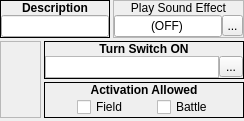
       <widget class="QWidget" name="wSwitch">
        <layout class="QVBoxLayout" name="verticalLayout_5">
         <property name="spacing">
          <number>3</number>
         </property>
         <property name="margin">
          <number>0</number>
         </property>
         <item>
          <layout class="QHBoxLayout" name="horizontalLayout_8">
           <property name="spacing">
            <number>3</number>
           </property>
           <item>
            <widget class="QFrame" name="frame_82">
             <property name="sizePolicy">
              <sizepolicy hsizetype="Preferred" vsizetype="Fixed">
               <horstretch>0</horstretch>
               <verstretch>0</verstretch>
              </sizepolicy>
             </property>
             <property name="focusPolicy">
              <enum>Qt::ClickFocus</enum>
             </property>
             <property name="frameShape">
              <enum>QFrame::Box</enum>
             </property>
             <property name="frameShadow">
              <enum>QFrame::Plain</enum>
             </property>
             <layout class="QVBoxLayout" name="verticalLayout_175">
              <property name="spacing">
               <number>0</number>
              </property>
              <property name="margin">
               <number>0</number>
              </property>
              <item>
               <widget class="QLabel" name="label_147">
                <property name="sizePolicy">
                 <sizepolicy hsizetype="Preferred" vsizetype="Fixed">
                  <horstretch>0</horstretch>
                  <verstretch>0</verstretch>
                 </sizepolicy>
                </property>
                <property name="font">
                 <font>
                  <weight>75</weight>
                  <bold>true</bold>
                 </font>
                </property>
                <property name="focusPolicy">
                 <enum>Qt::ClickFocus</enum>
                </property>
                <property name="text">
                 <string>Description</string>
                </property>
                <property name="alignment">
                 <set>Qt::AlignCenter</set>
                </property>
               </widget>
              </item>
              <item>
               <widget class="QWidget" name="widget_94" native="true">
                <property name="focusPolicy">
                 <enum>Qt::ClickFocus</enum>
                </property>
                <layout class="QVBoxLayout" name="verticalLayout_176">
                 <property name="spacing">
                  <number>0</number>
                 </property>
                 <property name="margin">
                  <number>0</number>
                 </property>
                 <item>
                  <widget class="QLineEdit" name="switch_leDescription">
                   <property name="focusPolicy">
                    <enum>Qt::ClickFocus</enum>
                   </property>
                   <property name="maxLength">
                    <number>64</number>
                   </property>
                  </widget>
                 </item>
                </layout>
               </widget>
              </item>
             </layout>
            </widget>
           </item>
           <item>
            <widget class="QFrame" name="frame_19">
             <property name="sizePolicy">
              <sizepolicy hsizetype="Preferred" vsizetype="Fixed">
               <horstretch>0</horstretch>
               <verstretch>0</verstretch>
              </sizepolicy>
             </property>
             <property name="frameShape">
              <enum>QFrame::StyledPanel</enum>
             </property>
             <property name="frameShadow">
              <enum>QFrame::Raised</enum>
             </property>
             <layout class="QVBoxLayout" name="verticalLayout_27">
              <property name="spacing">
               <number>0</number>
              </property>
              <property name="margin">
               <number>0</number>
              </property>
              <item>
               <widget class="QLabel" name="label_18">
                <property name="sizePolicy">
                 <sizepolicy hsizetype="Preferred" vsizetype="Fixed">
                  <horstretch>0</horstretch>
                  <verstretch>0</verstretch>
                 </sizepolicy>
                </property>
                <property name="text">
                 <string>Play Sound Effect</string>
                </property>
                <property name="alignment">
                 <set>Qt::AlignCenter</set>
                </property>
               </widget>
              </item>
              <item>
               <widget class="QWidget" name="widget_18" native="true">
                <layout class="QHBoxLayout" name="horizontalLayout_11">
                 <property name="spacing">
                  <number>0</number>
                 </property>
                 <property name="margin">
                  <number>0</number>
                 </property>
                 <item>
                  <widget class="QLineEdit" name="switch_leSoundEffect">
                   <property name="sizePolicy">
                    <sizepolicy hsizetype="Preferred" vsizetype="Fixed">
                     <horstretch>0</horstretch>
                     <verstretch>0</verstretch>
                    </sizepolicy>
                   </property>
                   <property name="text">
                    <string>(OFF)</string>
                   </property>
                   <property name="alignment">
                    <set>Qt::AlignCenter</set>
                   </property>
                   <property name="readOnly">
                    <bool>true</bool>
                   </property>
                  </widget>
                 </item>
                 <item>
                  <widget class="QToolButton" name="switch_bBrowseSoundEffect">
                   <property name="sizePolicy">
                    <sizepolicy hsizetype="Fixed" vsizetype="Expanding">
                     <horstretch>0</horstretch>
                     <verstretch>0</verstretch>
                    </sizepolicy>
                   </property>
                   <property name="minimumSize">
                    <size>
                     <width>21</width>
                     <height>21</height>
                    </size>
                   </property>
                   <property name="maximumSize">
                    <size>
                     <width>21</width>
                     <height>21</height>
                    </size>
                   </property>
                   <property name="text">
                    <string>...</string>
                   </property>
                   <property name="icon">
                    <iconset resource="gui_icons.qrc">
                     <normaloff>:/icons/fileopen.png</normaloff>:/icons/fileopen.png</iconset>
                   </property>
                   <property name="iconSize">
                    <size>
                     <width>16</width>
                     <height>16</height>
                    </size>
                   </property>
                  </widget>
                 </item>
                </layout>
               </widget>
              </item>
             </layout>
            </widget>
           </item>
          </layout>
         </item>
         <item>
          <layout class="QHBoxLayout" name="horizontalLayout_7">
           <property name="spacing">
            <number>3</number>
           </property>
           <item>
            <widget class="QFrame" name="frame_4">
             <property name="sizePolicy">
              <sizepolicy hsizetype="Expanding" vsizetype="Preferred">
               <horstretch>0</horstretch>
               <verstretch>0</verstretch>
              </sizepolicy>
             </property>
             <property name="frameShape">
              <enum>QFrame::StyledPanel</enum>
             </property>
             <property name="frameShadow">
              <enum>QFrame::Raised</enum>
             </property>
            </widget>
           </item>
           <item>
            <widget class="QWidget" name="widget_3" native="true">
             <property name="sizePolicy">
              <sizepolicy hsizetype="Fixed" vsizetype="Preferred">
               <horstretch>0</horstretch>
               <verstretch>0</verstretch>
              </sizepolicy>
             </property>
             <layout class="QVBoxLayout" name="verticalLayout_4">
              <property name="spacing">
               <number>3</number>
              </property>
              <property name="margin">
               <number>0</number>
              </property>
              <item>
               <widget class="QFrame" name="frame_134">
                <property name="sizePolicy">
                 <sizepolicy hsizetype="Expanding" vsizetype="Fixed">
                  <horstretch>0</horstretch>
                  <verstretch>0</verstretch>
                 </sizepolicy>
                </property>
                <property name="minimumSize">
                 <size>
                  <width>200</width>
                  <height>38</height>
                 </size>
                </property>
                <property name="maximumSize">
                 <size>
                  <width>200</width>
                  <height>38</height>
                 </size>
                </property>
                <property name="focusPolicy">
                 <enum>Qt::ClickFocus</enum>
                </property>
                <property name="frameShape">
                 <enum>QFrame::Box</enum>
                </property>
                <property name="frameShadow">
                 <enum>QFrame::Plain</enum>
                </property>
                <layout class="QVBoxLayout" name="verticalLayout_254">
                 <property name="spacing">
                  <number>0</number>
                 </property>
                 <property name="margin">
                  <number>0</number>
                 </property>
                 <item>
                  <widget class="QLabel" name="label_194">
                   <property name="sizePolicy">
                    <sizepolicy hsizetype="Preferred" vsizetype="Fixed">
                     <horstretch>0</horstretch>
                     <verstretch>0</verstretch>
                    </sizepolicy>
                   </property>
                   <property name="font">
                    <font>
                     <weight>75</weight>
                     <bold>true</bold>
                    </font>
                   </property>
                   <property name="focusPolicy">
                    <enum>Qt::ClickFocus</enum>
                   </property>
                   <property name="text">
                    <string>Turn Switch ON</string>
                   </property>
                   <property name="alignment">
                    <set>Qt::AlignCenter</set>
                   </property>
                  </widget>
                 </item>
                 <item>
                  <widget class="QWidget" name="widget_150" native="true">
                   <property name="focusPolicy">
                    <enum>Qt::ClickFocus</enum>
                   </property>
                   <layout class="QHBoxLayout" name="horizontalLayout_118">
                    <property name="spacing">
                     <number>0</number>
                    </property>
                    <property name="margin">
                     <number>0</number>
                    </property>
                    <item>
                     <widget class="QListWidget" name="switch_lwSwitch">
                      <property name="sizePolicy">
                       <sizepolicy hsizetype="Expanding" vsizetype="Fixed">
                        <horstretch>0</horstretch>
                        <verstretch>0</verstretch>
                       </sizepolicy>
                      </property>
                      <property name="focusPolicy">
                       <enum>Qt::ClickFocus</enum>
                      </property>
                      <property name="editTriggers">
                       <set>QAbstractItemView::NoEditTriggers</set>
                      </property>
                     </widget>
                    </item>
                    <item>
                     <widget class="QToolButton" name="switch_bBrowseSwitches">
                      <property name="focusPolicy">
                       <enum>Qt::ClickFocus</enum>
                      </property>
                      <property name="text">
                       <string>...</string>
                      </property>
                      <property name="icon">
                       <iconset resource="gui_icons.qrc">
                        <normaloff>:/icons/fileopen.png</normaloff>:/icons/fileopen.png</iconset>
                      </property>
                     </widget>
                    </item>
                   </layout>
                  </widget>
                 </item>
                </layout>
               </widget>
              </item>
              <item>
               <widget class="QFrame" name="frame_136">
                <property name="sizePolicy">
                 <sizepolicy hsizetype="Preferred" vsizetype="Fixed">
                  <horstretch>0</horstretch>
                  <verstretch>0</verstretch>
                 </sizepolicy>
                </property>
                <property name="focusPolicy">
                 <enum>Qt::ClickFocus</enum>
                </property>
                <property name="frameShape">
                 <enum>QFrame::Box</enum>
                </property>
                <property name="frameShadow">
                 <enum>QFrame::Plain</enum>
                </property>
                <layout class="QVBoxLayout" name="verticalLayout_255">
                 <property name="spacing">
                  <number>0</number>
                 </property>
                 <property name="margin">
                  <number>0</number>
                 </property>
                 <item>
                  <widget class="QLabel" name="label_195">
                   <property name="sizePolicy">
                    <sizepolicy hsizetype="Preferred" vsizetype="Fixed">
                     <horstretch>0</horstretch>
                     <verstretch>0</verstretch>
                    </sizepolicy>
                   </property>
                   <property name="font">
                    <font>
                     <weight>75</weight>
                     <bold>true</bold>
                    </font>
                   </property>
                   <property name="focusPolicy">
                    <enum>Qt::ClickFocus</enum>
                   </property>
                   <property name="text">
                    <string>Activation Allowed</string>
                   </property>
                   <property name="alignment">
                    <set>Qt::AlignCenter</set>
                   </property>
                  </widget>
                 </item>
                 <item>
                  <widget class="QWidget" name="widget_151" native="true">
                   <property name="focusPolicy">
                    <enum>Qt::ClickFocus</enum>
                   </property>
                   <layout class="QHBoxLayout" name="horizontalLayout_119">
                    <property name="spacing">
                     <number>0</number>
                    </property>
                    <property name="leftMargin">
                     <number>3</number>
                    </property>
                    <property name="topMargin">
                     <number>0</number>
                    </property>
                    <property name="rightMargin">
                     <number>0</number>
                    </property>
                    <property name="bottomMargin">
                     <number>0</number>
                    </property>
                    <item>
                     <widget class="QCheckBox" name="switch_cbAllowField">
                      <property name="sizePolicy">
                       <sizepolicy hsizetype="Fixed" vsizetype="Fixed">
                        <horstretch>0</horstretch>
                        <verstretch>0</verstretch>
                       </sizepolicy>
                      </property>
                      <property name="focusPolicy">
                       <enum>Qt::ClickFocus</enum>
                      </property>
                      <property name="text">
                       <string>Field</string>
                      </property>
                     </widget>
                    </item>
                    <item>
                     <widget class="QCheckBox" name="switch_cbAllowBattle">
                      <property name="sizePolicy">
                       <sizepolicy hsizetype="Fixed" vsizetype="Fixed">
                        <horstretch>0</horstretch>
                        <verstretch>0</verstretch>
                       </sizepolicy>
                      </property>
                      <property name="focusPolicy">
                       <enum>Qt::ClickFocus</enum>
                      </property>
                      <property name="text">
                       <string>Battle</string>
                      </property>
                     </widget>
                    </item>
                   </layout>
                  </widget>
                 </item>
                </layout>
               </widget>
              </item>
             </layout>
            </widget>
           </item>
          </layout>
         </item>
         <item>
          <widget class="QFrame" name="frame_5">
           <property name="sizePolicy">
            <sizepolicy hsizetype="Expanding" vsizetype="Expanding">
             <horstretch>0</horstretch>
             <verstretch>0</verstretch>
            </sizepolicy>
           </property>
           <property name="frameShape">
            <enum>QFrame::StyledPanel</enum>
           </property>
           <property name="frameShadow">
            <enum>QFrame::Raised</enum>
           </property>
          </widget>
         </item>
        </layout>
       </widget>
